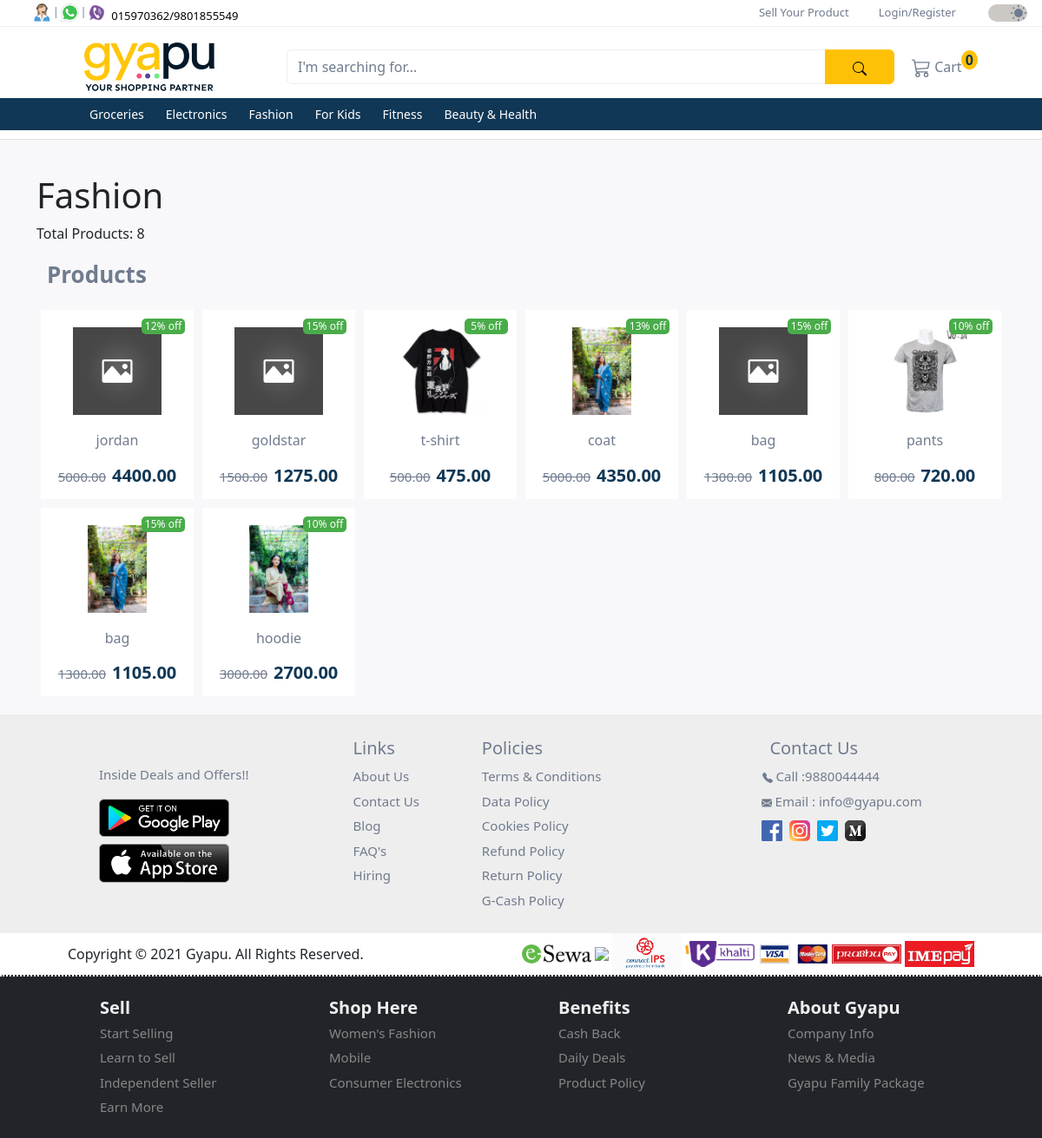
Screenshot of /products/Fashion with the database file from the repository.
### products/models.py (models this page shows, shortened)
class Category(models.Model):
  id = models.UUIDField(
    primary_key = True,
    default = uuid.uuid4,
    editable = False
  )
  name = models.CharField(max_length=255)
  description = models.TextField(blank=True)
  parent = models.ForeignKey('self', on_delete=models.CASCADE, null=True, blank=True, related_name='children')
  class Meta:
    verbose_name_plural = 'Categories'

class Product(models.Model):
  id = models.UUIDField(
    primary_key = True,
    default = uuid.uuid4,
    editable = False
  )
  name = models.CharField(max_length=255)
  description = models.TextField()
  price = models.DecimalField(max_digits=10, decimal_places=2)
  discount_percentage = models.PositiveSmallIntegerField(default=0, validators=[MaxValueValidator(100)])
  stock = models.IntegerField(default=0, validators=[MinValueValidator(0)])
  category = models.ForeignKey(Category, on_delete=models.SET_NULL, null=True, related_name='products')
  store = models.ForeignKey(User, on_delete=models.CASCADE, limit_choices_to={'groups__name': 'store'})
  is_deleted = models.BooleanField(default=False) #soft deletion flag
  def get_absolute_url(self):
    return reverse('product_detail', args=[str(self.id)])
  def total_amount(self):
    return self.price - ((self.price * self.discount_percentage) / 100)

### products/views.py (the view)
# urls.py: path('<str:category>', ProductByCategoryView.as_view(), name='product_by_category'),
class ProductByCategoryView(TemplateView):
  template_name = 'products/category.html'
  def get_context_data(self, **kwargs):
    context = super().get_context_data(**kwargs)
    category_name = self.kwargs['category']
    category = get_object_or_404(Category, name=category_name)
    queryset = Product.objects.filter(
      Q(category=category) | Q(category__parent=category) | Q(category__parent__parent=category),
      stock__gt=0,
      is_deleted=False
    )
    products = list(queryset)
    shuffle(products)
    total_products = len(products)
    context["products"] = products
    context["category_totals"] = {category_name: total_products}
    for product in context["products"]:
      if product.images.exists():
        product.primary_image_url = product.images.first().image.url
      else:
        product.primary_image_url = None
    return context

### products/context_processors.py (called while the page is built)
def categories(request):
  categories = Category.objects.filter(parent__isnull=True)
  return {'categories': categories}

### user/context_processors.py (called while the page is built)
def user_group(request):
  user_belong_to_store = request.user.groups.filter(name='store').exists()
  return {'user_belong_to_store': user_belong_to_store}

### products/templates/products/category.html (shortened to what this page needs)
{% extends '_base.html' %}
{% load static %}
{% block content %}
  <header>
    <h1>{{ category }}</h1>
    {% for category, total_products in category_totals.items %}
      <p>Total Products: {{ total_products }}</p>
    {% endfor %}
  </header>
  {% if products %}
  <div class="categories">
    {% with products as products %}
      {% with 'Products' as section_title %}
        {% include 'products/product_box.html' with is_categoryPage=True %}
      {% endwith %}
    {% endwith %}
  </div>
  {% endif %}
{% endblock content %}

### user/templates/homepage/lower_navbar.html (shortened to what this page needs)
{% load static %}
<nav class="navbar navbar-expand-xl d-flex flex-column second-nav" id="secondNav">
  <div class="container">
    <div class="d-flex flex-row container-fluid gyapu-head">
      <a class="navbar-brand" href="
        {% if not user_belong_to_store %}
          {% url 'home' %}
        {% else %}
          {% url 'store_dashboard' %}
        {% endif %}
      ">
        <img class="img-fluid" id="gyapu-head" src="{% static "images/gyapu-header-lightmode.svg" %}" alt="gyapu brand logo">
      </a>
      <form class="input-group mt-3 mb-3">
        <input type="text" class="form-control" placeholder="I'm searching for...">
        <button class="btn btn-warning" type="submit">
        </button>
      </form>
    </div>
    <div class="collapse navbar-collapse" id="mynavbar">
      <ul class="navbar-nav me-auto">
        {% if not user_belong_to_store %}
        <li class="nav-item">
          <div class="tooltip">
            <a class="nav-link" href="{% url 'cart_detail' %}">
              Cart
              <sup class="bg-warning cart-number">0</sup>
            </a>
          </div>
        </li>
        {% endif %}
      </ul>
    </div>
  </div>
  <div class="dropdown-nav">
    <div class="container">
      <div class="collapse navbar-collapse" id="mynavbar">
        <ul class="navbar-nav">
          {% for category in categories %}
            <li class="nav-item dropdown">
              <a class="nav-link dropbtn" href="{% url 'product_by_category' category.name %}">{{ category.name }}</a>
            </li>
          {% endfor %}
        </ul>
      </div>
    </div>
  </div>
</nav>

### products/templates/products/product_box.html (shortened to what this page needs)
{% load static %}
<div class="container mt-3">
  <div class="row">
    {% if is_justForYou or is_categoryPage %}
      <p>{{ section_title }}</p>
    {% endif %}
  </div>
  <div class="row {% if is_fashion or is_beauty or is_liquor %}slider{% endif %}">
    {% for product in products %}
    <div class="col-6 col-sm-4 col-md-3 {% if is_justForYou %}col-lg-12{% else %}col-lg-2{% endif %}">
      <a href="{{ product.get_absolute_url }}">
        <div class="card">
          {% if product.discount_percentage %}
          <button type="button" class="discount-percent">
            {{ product.discount_percentage }}% off
          </button>
          {% endif %}
          <div class="card-img d-flex align-items-center">
            {% if product.primary_image_url %}
            <img
              src="{{ product.primary_image_url }}"
              class="img-fluid"
              alt="{{ product.name }}"
            />
            {% else %}
            <img
              src="{% static 'images/placeholder.jpg' %}"
              class="img-fluid"
              alt="Placeholder Image"
            />
            {% endif %}
          </div>
          <div class="card-body">
            <h4 class="card-title">{{ product.name }}</h4>
            <p class="card-text">
              {% if product.discount_percentage %}
              <span class="discount">{{ product.price }}</span>
              <span class="price">{{ product.total_amount }}</span>
              {% else %}
              <span class="price">{{ product.price }}</span>
              {% endif %}
            </p>
          </div>
        </div>
      </a>
    </div>
    {% endfor %}
  </div>
</div>

### user/static/css/style.css (style rules this page uses)
* { margin: 0; padding: 0; scroll-behavior: smooth; }
:root { --backgroundColor: #ffffff; --featureListBgColor: #F8F8FA; --cardBgColor: #ffffff; --contactsBgColor: #EEEEEE; --toggleswitchBgColor: #CCC9C5; --textColor: #707B8E; --priceColor: #103755; --buttomnavColor: #103755; --border: #eeeeee; --controlColor: #606775; --phoneColor: #000000; --navAnchorHover: #000000; --inputBorderSelection: #eeeeee; --topicColorHover: #000000; --gyapuHeader: #031828; --cardHoverBoxShadow: 0 2px 4px 0 rgba(158, 155, 155, 0.19), 0 4px 10px 0 rgba(158, 155, 155, 0.19); }
.second-nav { width: 100%; margin: 0; padding-top: 10px; padding-bottom: 0; background-color: var(--backgroundColor); z-index: 2; border-top: 1px solid var(--border); }
.second-nav .container .container-fluid { width: 1000px; }
.second-nav .container .container-fluid a { margin: auto; }
.second-nav img { width: 150px !important; min-width: 100px; }
.second-nav form { max-width: 700px !important; height: 40px; margin-left: 40px; }
.second-nav form input { background: transparent; border: 1px solid var(--border); }
.second-nav form input::placeholder { color: var(--textColor); }
.form-control { color: var(--textColor) !important; }
.second-nav form button { width: 80px; }
#mynavbar a { color: var(--textColor); }
.cart-number { font-size: 16px; font-weight: 600; color: #103755; border-radius: 50%; padding: 0 5px; margin-left: -5px; }
.tooltip { position: relative; font-size: 16px; display: inline-block; opacity: 1; }
.dropdown-nav { width: 100%; background-color: #103755; z-index: 2; }
.dropdown-nav .container { padding-left: 65px; }
.dropbtn { color: #ffffff !important; font-size: 14px; margin-right: 9px; }
.dropdown, .dropleft, .sub-dropleft { position: relative; display: inline-block; }
.row div { margin: 0; padding: 5px; }
.row a { text-decoration: none; color: var(--textColor); }
.card { height: 100%; text-align: center; color: var(--textColor); border-radius: 0; border: none; background-color: var(--cardBgColor); }
.discount-percent { color: #ffffff; font-size: 12px; background-color: rgb(73, 172, 73); width: 50px; position: absolute; right: 10px; top: 10px; border: none; border-radius: 5px; z-index: 1; }
.card-img { height: 200%; width: 100%; overflow: hidden; }
.card-img img { width: 65%; padding: 10px 0; margin: auto; transition-duration: 0.5s; transition-timing-function: ease-in-out; }
.card-body { height: 100%; }
.card-title { font-size: 16px; font-weight: 500; }
.discount { font-size: 15px; font-weight: 500; text-decoration: line-through; }
.price { font-size: 20px; font-weight: bolder; color: var(--priceColor); }
.just-for-you .row p, .categories .row p { color: var(--textColor); font-size: 26px; font-weight: bolder; }
@media only screen and (max-width: 1200px) { .second-nav { padding-bottom: 10px; border-bottom: 1px solid #e0e0e0; } }

### rows the page displays
Category: name "Groceries"
Category: name "Electronics"
Category: name "Fashion"
Category: name "For Kids"
Category: name "Fitness"
Category: name "Beauty & Health"
Product: discount_percentage "12", name "jordan", price "5000.00", total_amount "4400.00"
Product: discount_percentage "15", name "goldstar", price "1500.00", total_amount "1275.00"
Product: discount_percentage "5", shows a picture, name "t-shirt", price "500.00", total_amount "475.00"
Product: discount_percentage "13", name "coat", price "5000.00", total_amount "4350.00"
Product: discount_percentage "15", name "bag", price "1300.00", total_amount "1105.00"
Product: discount_percentage "10", shows a picture, name "pants", price "800.00", total_amount "720.00"
Product: discount_percentage "15", name "bag", price "1300.00", total_amount "1105.00"
Product: discount_percentage "10", shows a picture, name "hoodie", price "3000.00", total_amount "2700.00"

### other values shown
{{ total_products }} "8"
{{ section_title }} "Products"
